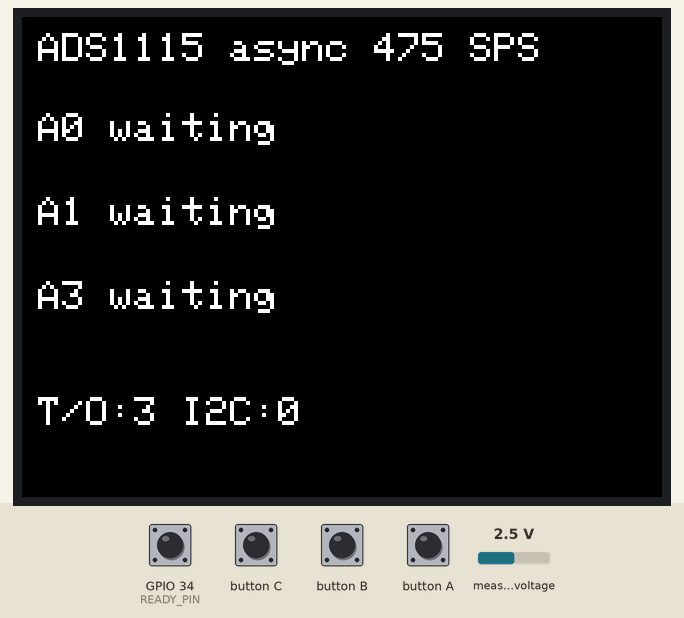
A program run on a simulated ESP32. On the bench: 320×240 colour display. Inputs (shaded band) come from the test bench; at power-on: GPIO 34 (READY_PIN) HIGH, measured voltage 2.5 V. What the program prints to the serial monitor is not drawn.

Above: at 1.8 s.
1.9 s: GPIO 34 (READY_PIN) pulled LOW for 1 s
At 3.0 s:
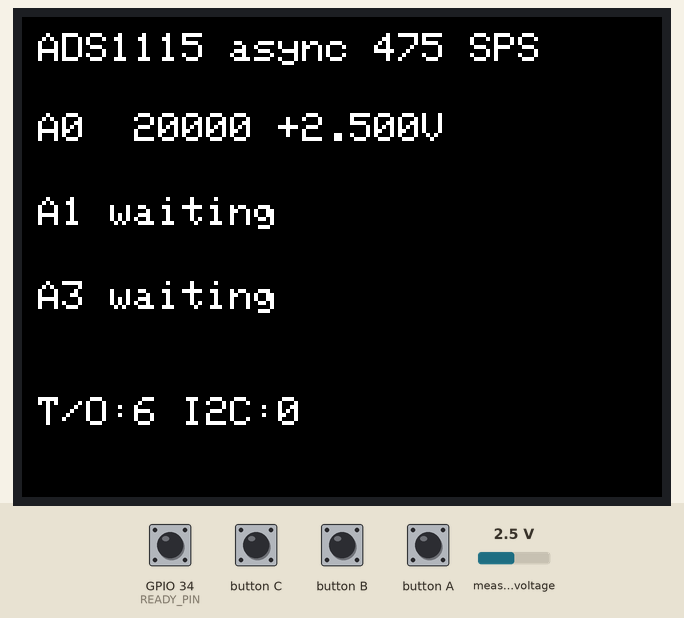
5.9 s: GPIO 34 (READY_PIN) pulsed LOW 5 times (0.12 s each, 0.3 s apart)
At 9.0 s:
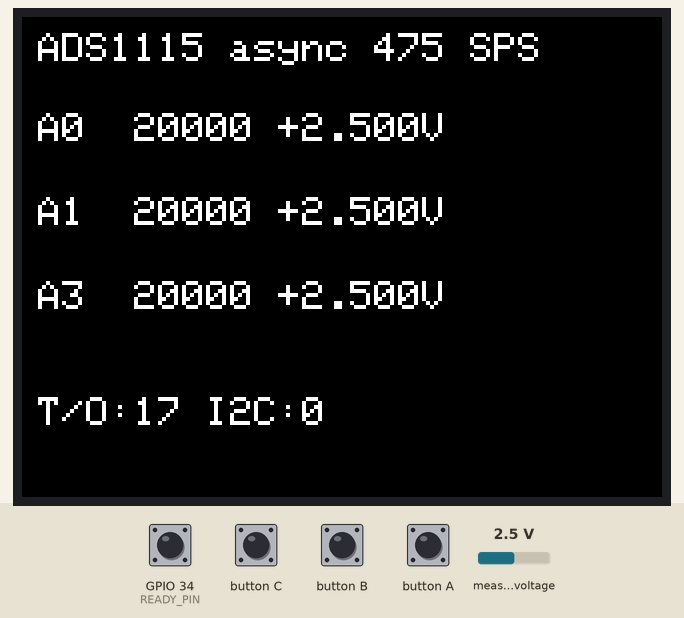
Timing chart, 0 to 10.5 s (numbered marks = the images above; inputs shaded):
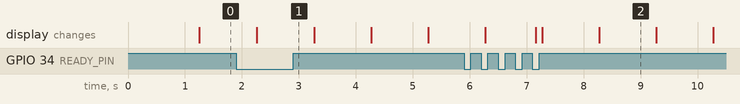

The program:

main.cpp
```cpp
#include <Arduino.h>
#include <Wire.h>
#include <M5Unified.h>
#include <Adafruit_ADS1X15.h>

// Nonblocking ADS1115 single-shot round-robin test.
// GPIO34 must connect to ALERT/RDY (external pull-up to 3.3 V).
constexpr int SDA_PIN = 32;
constexpr int SCL_PIN = 33;
constexpr int READY_PIN = 34;
constexpr uint8_t ADS_ADDRESS = 0x48;
constexpr uint32_t SLOT_MS = 333;
constexpr uint32_t TIMEOUT_MS = 30; // 475 SPS nominally takes ~2.1 ms
constexpr uint8_t CHANNELS[] = {0, 1, 3};
constexpr uint8_t NUM_CHANNELS = sizeof(CHANNELS);

Adafruit_ADS1115 ads;

volatile bool readyInterrupt = false;
bool connected = false;
bool pending = false;
uint8_t slot = 0;
uint8_t pendingChannel = 0;
uint32_t nextSlotMs = 0;
uint32_t conversionStartMs = 0;
uint32_t lastReportMs = 0;
uint32_t timeouts = 0;
uint32_t ioErrors = 0;
uint32_t samples[4] = {};
int16_t latest[4] = {};
bool valid[4] = {};

void IRAM_ATTR onReady() { readyInterrupt = true; }

bool connectADS() {
    if (!ads.begin(ADS_ADDRESS, &Wire)) return false;
    ads.setGain(GAIN_ONE);
    ads.setDataRate(RATE_ADS1115_475SPS);
    // startADCReading configures conversion-ready ALERT/RDY mode.
    return true;
}

bool startConversion(uint8_t channel) {
    readyInterrupt = false;
    pendingChannel = channel;
    ads.startADCReading(ADS1X15_REG_CONFIG_MUX_SINGLE_0 +
                        (static_cast<uint16_t>(channel) << 12), false);
    conversionStartMs = millis();
    pending = true;
    return true;
}

void report(uint32_t now) {
    Serial.printf("ms=%lu", static_cast<unsigned long>(now));
    for (uint8_t i = 0; i < NUM_CHANNELS; ++i) {
        const uint8_t ch = CHANNELS[i];
        if (valid[ch])
            Serial.printf("  A%u=%6d (%+.5f V) n=%lu", ch, latest[ch],
                          latest[ch] * 0.000125f,
                          static_cast<unsigned long>(samples[ch]));
        else
            Serial.printf("  A%u=-- n=0", ch);
    }
    Serial.printf("  timeouts=%lu ioErrors=%lu\n",
                  static_cast<unsigned long>(timeouts),
                  static_cast<unsigned long>(ioErrors));

    M5.Display.fillScreen(TFT_BLACK);
    M5.Display.setTextColor(TFT_WHITE, TFT_BLACK);
    M5.Display.setTextSize(2);
    M5.Display.setCursor(8, 8);
    M5.Display.println("ADS1115 async 475 SPS");
    for (uint8_t i = 0; i < NUM_CHANNELS; ++i) {
        const uint8_t ch = CHANNELS[i];
        M5.Display.setCursor(8, 48 + i * 42);
        if (valid[ch])
            M5.Display.printf("A%u %6d %+.3fV", ch, latest[ch], latest[ch] * 0.000125f);
        else
            M5.Display.printf("A%u waiting", ch);
    }
    M5.Display.setCursor(8, 190);
    M5.Display.printf("T/O:%lu I2C:%lu", static_cast<unsigned long>(timeouts),
                      static_cast<unsigned long>(ioErrors));
}

void setup() {
    Serial.begin(115200);
    auto cfg = M5.config();
    M5.begin(cfg);
    M5.Display.setRotation(1);
    Wire.begin(SDA_PIN, SCL_PIN);
    Wire.setClock(100000);
    pinMode(READY_PIN, INPUT_PULLUP);
    attachInterrupt(digitalPinToInterrupt(READY_PIN), onReady, FALLING);
    connected = connectADS();
    Serial.printf("ADS1115 async: SDA=%d SCL=%d ALERT=%d address=0x%02X connected=%d\n",
                  SDA_PIN, SCL_PIN, READY_PIN, ADS_ADDRESS, connected);
    nextSlotMs = millis();
    lastReportMs = millis();
}

void loop() {
    M5.update();
    const uint32_t now = millis();

    if (!connected) {
        static uint32_t lastRetry = 0;
        if (now - lastRetry >= 2000) {
            lastRetry = now;
            connected = connectADS();
            if (connected) nextSlotMs = now;
            else Serial.println("ADS1115 not found / configuration failed");
        }
        return;
    }

    if (pending) {
        if (readyInterrupt || digitalRead(READY_PIN) == LOW) {
            readyInterrupt = false;
            latest[pendingChannel] = ads.getLastConversionResults();
            valid[pendingChannel] = true;
            ++samples[pendingChannel];
            pending = false;
        } else if (now - conversionStartMs >= TIMEOUT_MS) {
            ++timeouts;
            pending = false;
            Serial.printf("ALERT timeout on A%u\n", pendingChannel);
        }
    }

    if (!pending && static_cast<int32_t>(now - nextSlotMs) >= 0) {
        if (!startConversion(CHANNELS[slot])) {
            ++ioErrors;
            connected = false;
            Serial.println("ADS1115 start conversion I2C error");
        }
        slot = (slot + 1) % NUM_CHANNELS;
        nextSlotMs += SLOT_MS;
        // Avoid a burst of catch-up conversions after a long interruption.
        if (static_cast<int32_t>(now - nextSlotMs) >= 0)
            nextSlotMs = now + SLOT_MS;
    }

    if (now - lastReportMs >= 1000) {
        lastReportMs = now;
        report(now);
    }
}
```

Measured:
- after the input at 1.9 s, the display: changes after 0.36 s (image 1)
- after the input at 5.9 s, the display: first differs from a run without the input after 1.3 s (image 2 shows a later state)
- what the display in image 2 shows lasts 1.0 s, from 8.3 s to 9.3 s
